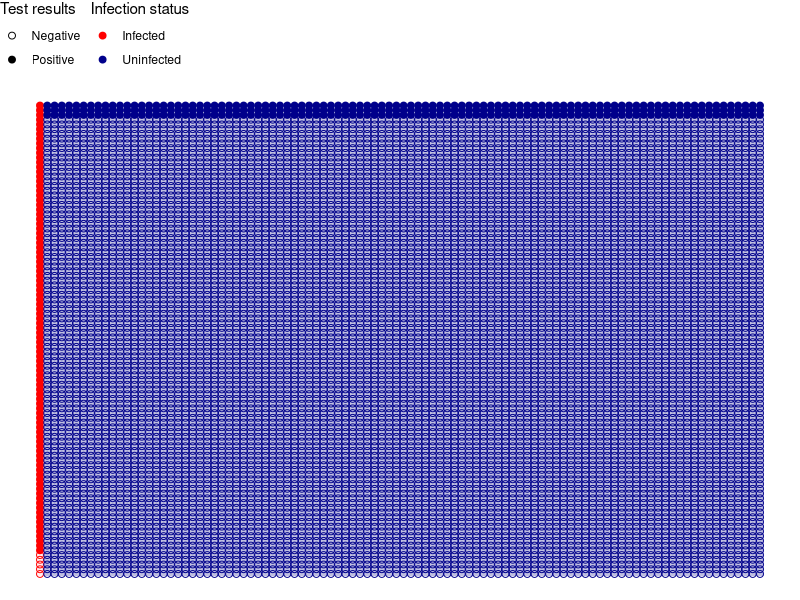

The R script that drew this image:
## ---- chunk 1
library(tidyverse)
library(scales) # for prettier axis labels
# library(simecol) # for running model 
# library(gmp) # for large numbers to display correctly

theme_set(theme_minimal())
## ---- chunk 2
#| label: fig-10000
#| fig-width: 11
#| fig-column: page-right
#| fig-asp: 1
#| fig-cap-location: bottom
#| fig-cap: "Ten thousand individuals (dots), 1% (100) of which are infected (red) and 99% (9,900) that are negative. With a sensitivity of 95% we should get 95 positive tests from the truly infected, but because the specificity is 97% (meaning 3% false positives) we will get 297 ($9900 \\times 0.03$) false positives from the uninfected individuals (blue)."
#| fig-alt: "Ten thousand dots representing infected and uninfected people."

#### Construct DF of 10,000 people
N <- 1e4
prev <- 0.01
se <- 0.95
sp <- 0.97

### Calculations
true_pos = round( prev * se * N )
false_neg = round( prev * (1 - se) * N )
true_neg = round( (1 - prev) * sp * N )
false_pos = round( (1 - prev) * (1 - sp) * N )


df <- expand_grid(x=1:100, y=1:100)
df <- df %>%
  mutate(Status = if_else(row_number(x) <= round(prev*N), "Infected", "Uninfected"))

df <- df %>% arrange(Status, y, x) %>%
  mutate(Test = c(
    rep("Negative", false_neg),
    rep("Positive", true_pos),
    rep("Negative", true_neg),
    rep("Positive", false_pos))
  )

ggplot(df, aes(x,y, shape = Test, color = Status)) +
  geom_raster(aes(fill = paste(Test,Status)), alpha = 1/4) +
  geom_point(size=2) +
  theme(legend.position = "top") +
  scale_color_manual("Infection status", values=c("red", "darkblue")) +
  scale_shape_manual("Test results", values=c(1, 19) ) +#values = c(".", "+")) +
  scale_fill_manual(values = c("pink", "darkblue","darkred", "lightblue")) +
  theme_void() +
  guides(fill="none") +
  theme(legend.position = "top",
        legend.box = "horizontal",
        legend.direction = "vertical",
        legend.justification = "left")
